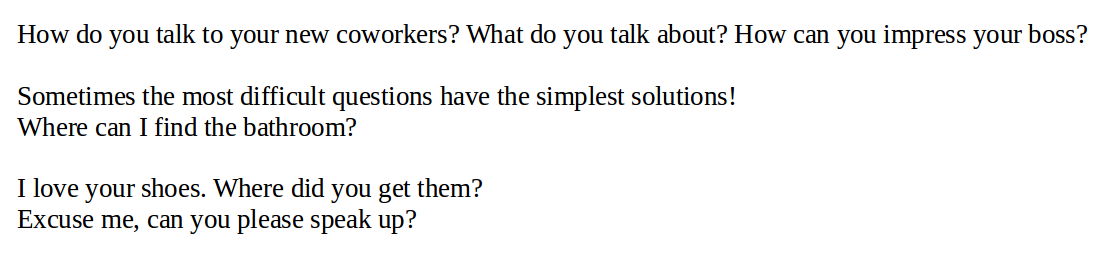
#> input picture resources/test/roman/test_roman_eng_10.png, 1107 x 254 px
$ python main.py
#> lines starting #> are read from the running program, lines starting #| are printed output that depends on the picture; after the words box and inside, x2 and y2 are one past the last pixel; in counts of white or black regions, pixels touching at a corner belong together
### deskewer.py
import numpy as np
import cv2


def deskewer(file_name):
    image = cv2.imread(file_name)
#> image is the input picture: shape (254, 1107, 3); mean B, G, R 242.2, 242.2, 242.2

    gray = cv2.cvtColor(image, cv2.COLOR_BGR2GRAY)
    gray = cv2.bitwise_not(gray)
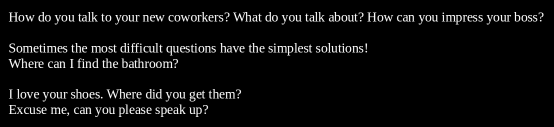
#> gray: shape (254, 1107) (shown at 1/2 size); min 0, max 255, mean 12.8

    thresh = cv2.threshold(gray, 0, 255, cv2.THRESH_BINARY | cv2.THRESH_OTSU)[1]
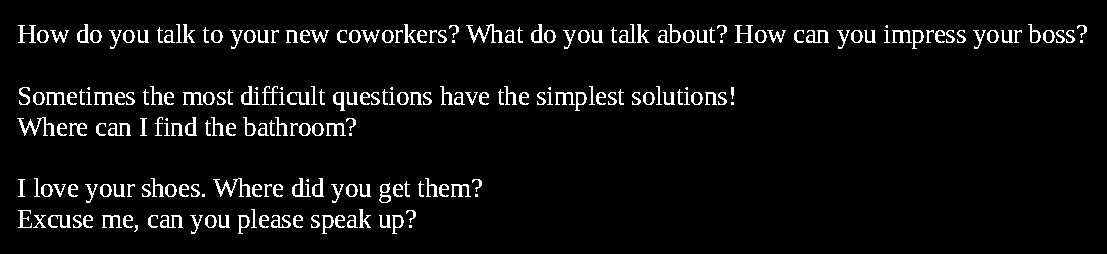
#> thresh: shape (254, 1107); 5.4% white in thin lines or dots, all inside (x1, y1, x2, y2) = (17, 24, 1087, 234)

    # grab the (x, y) coordinates of all pixel values that
    # are greater than zero, then use these coordinates to
    # compute a rotated bounding box that contains all
    # coordinates
    coords = np.column_stack(np.where(thresh > 0))
#> coords = 15082 pairs, first value 24 to 233, second value 17 to 1086
    angle = cv2.minAreaRect(coords)[-1]
#> angle = -90

    # the `cv2.minAreaRect` function returns values in the
    # range [-90, 0); as the rectangle rotates clockwise the
    # returned angle trends to 0 -- in this special case we
    # need to add 90 degrees to the angle
    # otherwise, just take the inverse of the angle to make
    # it positive
    if angle < -45:
        angle = -(90 + angle)
#> angle = 0
    else:
        angle = -angle

    # rotate the image to deskew it
    (h, w) = image.shape[:2]
    center = (w // 2, h // 2)
    M = cv2.getRotationMatrix2D(center, angle, 1.0)
#> M = [[1, 0, 0], [0, 1, 0]]
    rotated = cv2.warpAffine(image, M, (w, h), flags=cv2.INTER_CUBIC, borderMode=cv2.BORDER_REPLICATE)

    return rotated

### letter_divider.py
from skimage import measure

SPACE = 'SPACE'


def maximum_intervals(intervals, with_grouping=False):
    intervals = sorted(intervals, key=lambda i: (i[0], -i[1]))

    maximum_intervals = []
    current_interval = intervals[0]
    groups = []
    current_group = [current_interval]

    for interval in intervals[1:]:
        if current_interval[1] >= interval[0]:
            end = current_interval[1] if current_interval[1] > interval[1] else interval[1]
            current_interval = (current_interval[0], end)
            current_group.append(interval)
        else:
            maximum_intervals.append(current_interval)
            current_interval = interval
            groups.append(current_group)
            current_group = [current_interval]

    maximum_intervals.append(current_interval)
    groups.append(current_group)

    if with_grouping:
        return maximum_intervals, groups

    return maximum_intervals


def divide(img, with_spaces=False):
#> called with with_spaces = True
    neg = 255 - img
    neg[neg > 128] = 255
    neg[neg <= 128] = 0
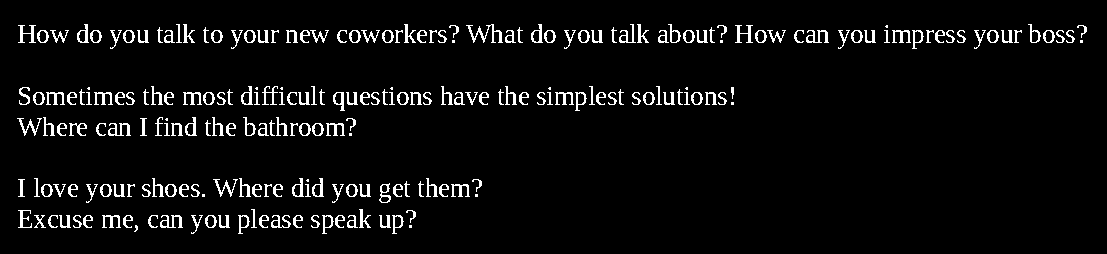
#> neg: shape (254, 1107); 5.1% white in thin lines or dots, all inside (x1, y1, x2, y2) = (17, 24, 1087, 234)

    label = measure.label(neg, background=0)
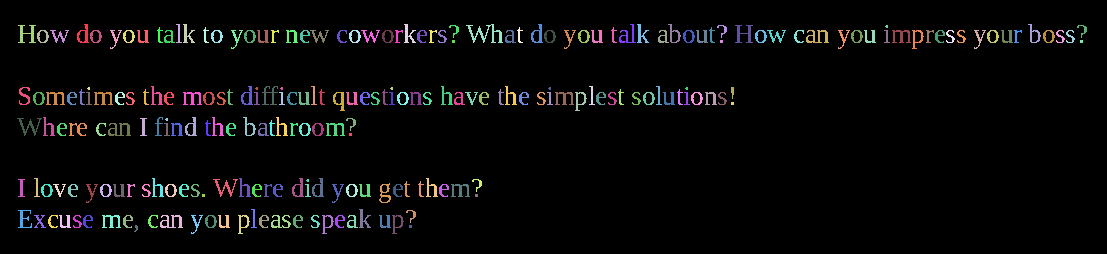
#> label: shape (254, 1107) int64; 231 distinct labels, from 0 to 230; one colour per label, 0 black
    props = measure.regionprops(label)
#> props = 230 regions; largest, box (x1, y1, x2, y2) and area: (466, 24, 503, 43) 213, (806, 30, 829, 43) 141, (108, 123, 131, 136) 141, (160, 215, 183, 228) 141, (18, 25, 36, 43) 132

    # divide text into lines
    intervals = [(p.bbox[0], p.bbox[2]) for p in props]
#> intervals = 230 pairs, first value 24 to 225, second value 28 to 234
    intervals = maximum_intervals(intervals)
#> in maximum_intervals, `current_interval = intervals[0]`: current_interval = (24, 43)
#> in maximum_intervals, `current_group = [current_interval]`: current_group = [(24, 43)]
#> the loop in maximum_intervals, `for interval in intervals[1:]:` made 229 passes
#> (interval, end, current_interval) on passes 10 to 17: ((25, 43), 43, (24, 43)), ((25, 43), 43, (24, 43)), ((25, 38), 43, (24, 43)), ((25, 38), 43, (24, 43)), ((25, 38), 43, (24, 43)), ((25, 28), 43, (24, 43)), ((27, 43), 43, (24, 43)), ((27, 43), 43, (24, 43))
#> after the loop in maximum_intervals, `for interval in intervals[1:]:`: end = 234; groups = 4 items; maximum_intervals = [(24, 49), (86, 111), (117, 136), (178, 203)]
#> intervals = [(24, 49), (86, 111), (117, 136), (178, 203), (209, 234)]
    for i in reversed(range(len(intervals)-1)):
        if intervals[i][1] + 1 == intervals[i + 1][0]:
            intervals[i] = (intervals[i][0], intervals[i + 1][1])
            intervals.remove(intervals[i + 1])
#> this loop made 4 passes
#> i on passes 1, 3, 4: 3, 1, 0

    lines = []
    start_index = 0
    for interval in intervals:
        current_line = []
        for prop in props[start_index:]:
            if interval[0] <= prop.bbox[0] <= interval[1]:
                current_line.append(prop)
                start_index += 1
            else:
                break
        current_line = sorted(current_line, key=lambda p: p.bbox[1])
        lines.append(current_line)
#> this loop made 5 passes
#> after the loop, lines = 5 items; start_index = 230

    # connect two parts letter into one and get indexes of letter borders
    result_lines = []
    for line in lines:
        h_intervals = [(p.bbox[1], p.bbox[3]) for p in line]
        _, groups = maximum_intervals(h_intervals, True)

        group_index = 0
        in_group_index = 1
        min_a, min_b, max_c, max_d = float('inf'), float('inf'), float('-inf'), float('-inf')

        result_line = []
        for letter in line:
            a, b, c, d = letter.bbox
            min_a, min_b, max_c, max_d = min(a, min_a), min(b, min_b), max(c, max_c), max(d, max_d)

            if len(groups[group_index]) == in_group_index:
                result_line.append((min_a, min_b, max_c, max_d))
                group_index += 1
                in_group_index = 1
                min_a, min_b, max_c, max_d = float('inf'), float('inf'), float('-inf'), float('-inf')
            else:
                in_group_index += 1

        result_lines.append(result_line)
#> this loop made 5 passes
#> after the loop, result_lines = 5 items

    # add spaces between words
    if with_spaces:
        for line in result_lines:
            h_intervals = [(p[1], p[3]) for p in line]

            space_h_intervals = []
            for i, h_interval in enumerate(h_intervals[1:]):
                space_h_intervals.append((h_intervals[i][1] + 1, h_interval[0] - 1))

            space_length = [i[1] - i[0] + 1 for i in space_h_intervals]

            sorted_space_length = sorted(space_length)
            diff_in_space_length = []
            for i, space_len in enumerate(sorted_space_length[1:]):
                diff_in_space_length.append(space_len - sorted_space_length[i])

            index = diff_in_space_length.index(max(diff_in_space_length))
            spaces = sorted_space_length[index + 1:]

            real_space_indexes = [i + 1 for i, l in enumerate(space_length) if l in spaces]

            for index in reversed(real_space_indexes):
                line.insert(index, SPACE)
#> this loop made 5 passes
#> (spaces, real_space_indexes) on passes 2 to 5: ([7, 7, 7, 7, 7, 8, 8, 8], [9, 12, 16, 24, 33, 36, 39, 47]), ([6, 7, 7, 8, 8], [4, 6, 7, 11, 14]), ([6, 7, 7, 7, 7, 7, 8, 8], [1, 4, 8, 14, 19, 22, 25, 28]), ([7, 7, 7, 7, 8, 9], [6, 9, 11, 14, 19, 24])

    # get real arrays with letters
    new_result_lines = []
    for line in result_lines:
        new_result_line = []
        for letter in line:
            if letter == SPACE:
                new_result_line.append(letter)
            else:
                a, b, c, d = letter
                part = img[a - 1:c + 1, b - 1:d + 1]
                new_result_line.append(part)
        new_result_lines.append(new_result_line)
#> this loop made 5 passes
#> after the loop, new_result_lines = 5 items

    return new_result_lines

### analizer.py
import cv2
import numpy as np
from matplotlib import pyplot as plt
from scipy import ndimage
from skimage import measure

from deskewer import deskewer
from letter_cutter import LABELS
from letter_divider import divide, SPACE


# [35 lines left out: function analise, not called in this run]


def analise2(file_name, font):
    rotated = deskewer(file_name)
    img = cv2.cvtColor(rotated, cv2.COLOR_BGR2GRAY)
    text = divide(img, True)
#> text = 5 items

    recognized = ''
    for line in text:
        for letter in line:
#> (the run stopped early here; a loop or call above may not have finished)

$ run again, with resources/arial_org.png copied over resources/test/roman/test_roman_eng_10.png
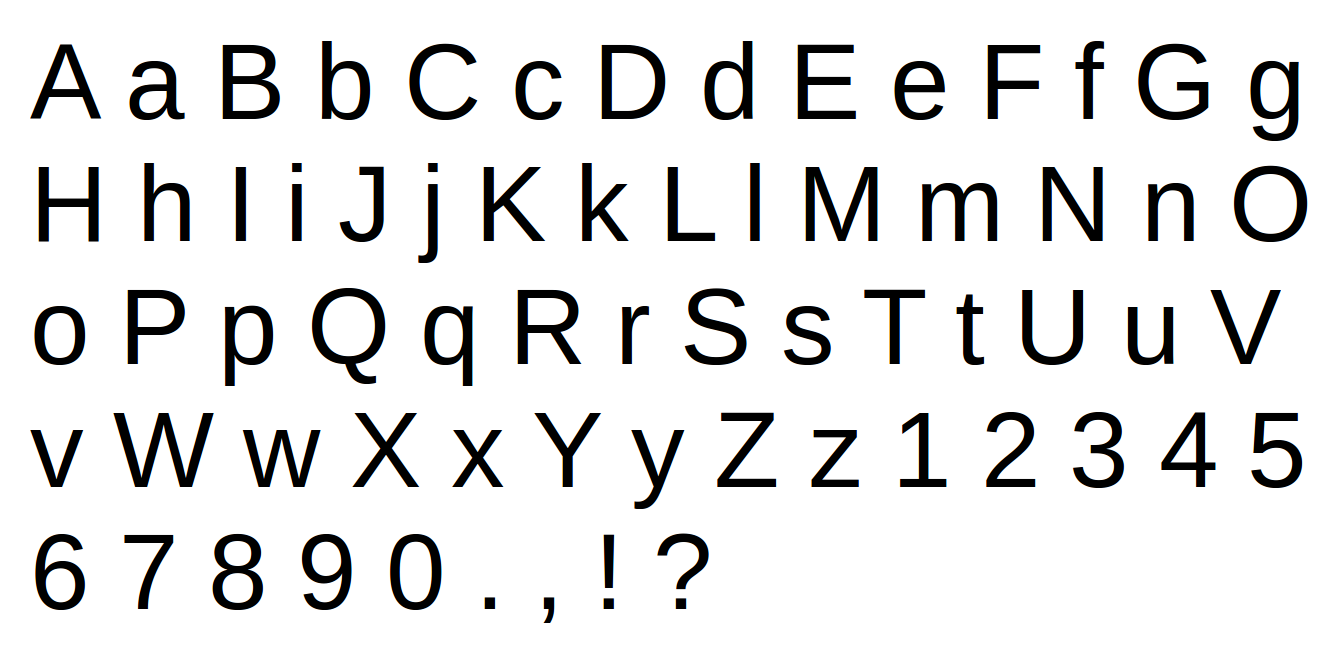
#> input picture resources/arial_org.png, 1327 x 646 px
#> in deskewer, image is the input picture: shape (646, 1327, 3); mean B, G, R 227, 226.9, 226.9
#> thresh: shape (646, 1327); 11% white; 70 white regions, largest, box (x1, y1, x2, y2) and area: (114, 413, 214, 487) 2622, (806, 167, 877, 241) 2471, (312, 288, 385, 384) 2278
#> coords = 94430 pairs, first value 41 to 622, second value 31 to 1306
#> in deskewer, `angle = cv2.minAreaRect(coords)[-1]`: angle = -90
#> in deskewer, `angle = -(90 + angle)`: angle = 0
#> M = [[1, 0, 0], [0, 1, 0]]
#> in divide, `neg[neg <= 128] = 0`:
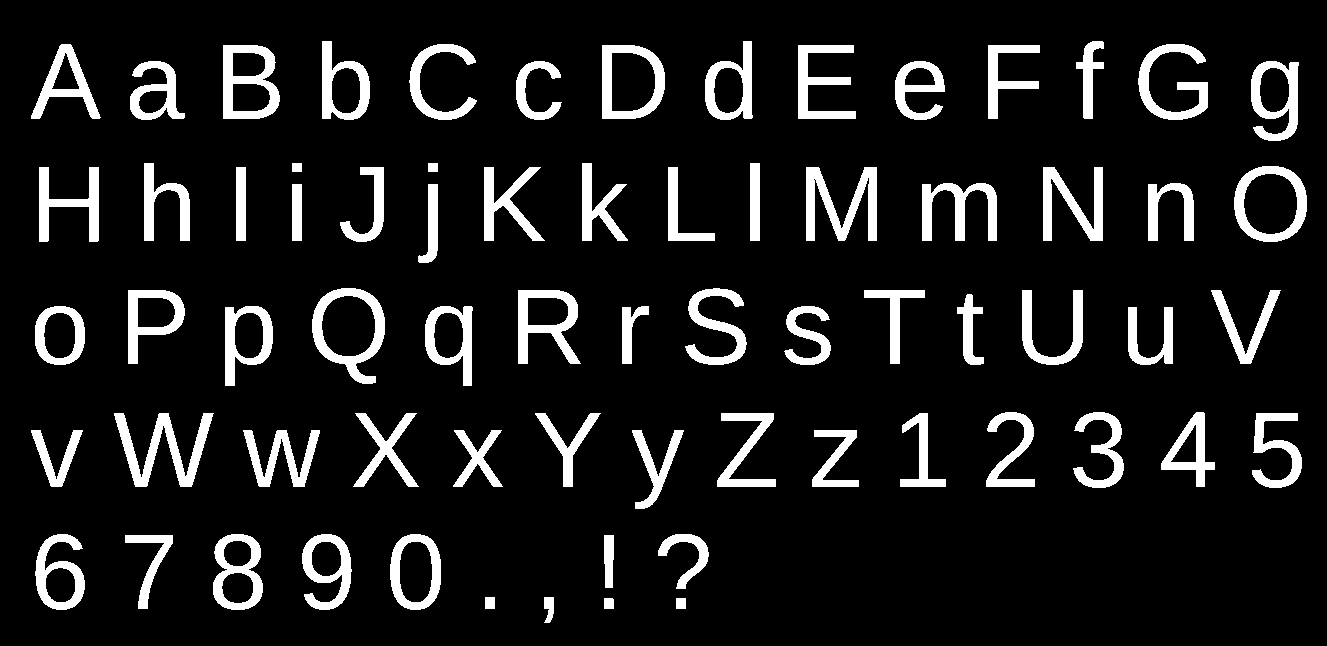
#> neg: shape (646, 1327); 11% white; 70 white regions
#> in divide, `label = measure.label(neg, background=0)`:
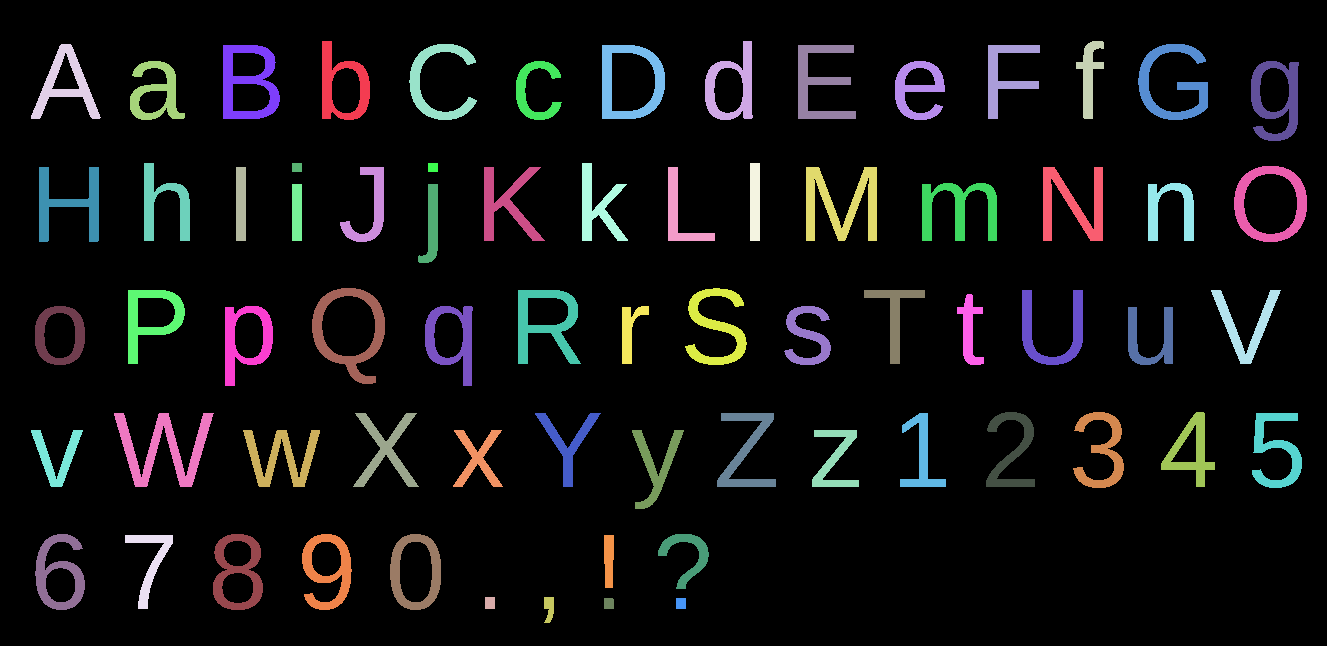
#> label: shape (646, 1327) int64; 71 distinct labels, from 0 to 70; one colour per label, 0 black
#> props = 70 regions; largest, box (x1, y1, x2, y2) and area: (114, 413, 214, 487) 2612, (806, 167, 877, 241) 2469, (312, 288, 385, 384) 2270, (223, 45, 280, 119) 2151, (518, 290, 581, 364) 2038
#> in divide, `intervals = [(p.bbox[0], p.bbox[2]) for p in props]`: intervals = 70 pairs, first value 41 to 598, second value 119 to 623
#> in maximum_intervals, `current_interval = intervals[0]`: current_interval = (41, 120)
#> in maximum_intervals, `current_group = [current_interval]`: current_group = [(41, 120)]
#> the loop in maximum_intervals, `for interval in intervals[1:]:` made 69 passes
#> (interval, end, current_interval) on passes 2 to 9: ((41, 119), 120, (41, 120)), ((44, 120), 120, (41, 120)), ((44, 120), 120, (41, 120)), ((44, 119), 120, (41, 120)), ((45, 119), 120, (41, 120)), ((45, 119), 120, (41, 120)), ((45, 119), 120, (41, 120)), ((45, 119), 120, (41, 120))
#> after the loop in maximum_intervals, `for interval in intervals[1:]:`: end = 623; groups = 4 items; maximum_intervals = [(41, 141), (163, 263), (288, 386), (412, 509)]
#> in divide, `intervals = maximum_intervals(intervals)`: intervals = [(41, 141), (163, 263), (288, 386), (412, 509), (534, 623)]
#> the loop in divide, `for i in reversed(range(len(intervals)-1)):` made 4 passes
#> i on passes 1, 3, 4: 3, 1, 0
#> the loop in divide, `for interval in intervals:` made 5 passes
#> after the loop in divide, `for interval in intervals:`: lines = 5 items; start_index = 70
#> the loop in divide, `for line in lines:` made 5 passes
#> after the loop in divide, `for line in lines:`: result_lines = 5 items
#> the loop in divide, `for line in result_lines:` made 5 passes
#> (space_length, sorted_space_length, real_space_indexes) on passes 1 to 2: ([28, 37, 41, 38, 38, 39, 39, 44, 38, 42, 35, 33, 42], [28, 33, 35, 37, 38, 38, 38, 39, 39, 41, 42, 42, 44], [2, 3, 4, 5, 6, 7, 8, 9, 10, 11, 12, 13]), ([44, 45, 45, 37, 33, 45, 36, 39, 34, 45, 44, 45, 44, 39], [33, 34, 36, 37, 39, 39, 44, 44, 44, 45, 45, 45, 45, 45], [1, 2, 3, 6, 10, 11, 12, 13])
#> the loop in divide, `for line in result_lines:` made 5 passes
